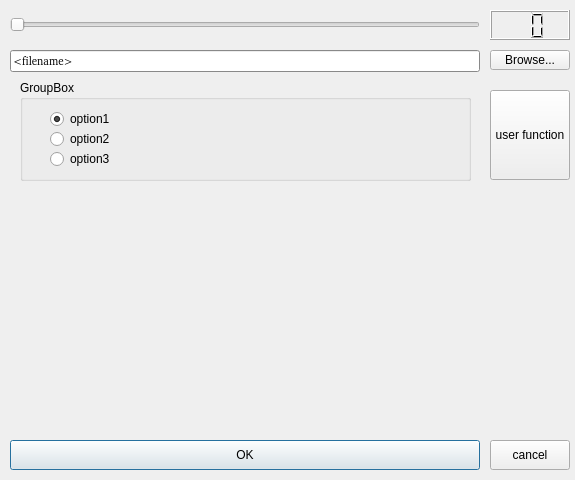
<?xml version="1.0" encoding="UTF-8"?>
<ui version="4.0">
 <class>win</class>
 <widget class="QDialog" name="win">
  <property name="enabled">
   <bool>true</bool>
  </property>
  <property name="geometry">
   <rect>
    <x>0</x>
    <y>0</y>
    <width>575</width>
    <height>480</height>
   </rect>
  </property>
  <property name="mouseTracking">
   <bool>false</bool>
  </property>
  <property name="focusPolicy">
   <enum>Qt::NoFocus</enum>
  </property>
  <property name="windowTitle">
   <string>Gui/qt.h example</string>
  </property>
  <widget class="QSlider" name="Slider2">
   <property name="geometry">
    <rect>
     <x>10</x>
     <y>10</y>
     <width>470</width>
     <height>30</height>
    </rect>
   </property>
   <property name="orientation">
    <enum>Qt::Horizontal</enum>
   </property>
  </widget>
  <widget class="QLCDNumber" name="number">
   <property name="geometry">
    <rect>
     <x>490</x>
     <y>10</y>
     <width>80</width>
     <height>30</height>
    </rect>
   </property>
   <property name="frameShape">
    <enum>QFrame::Box</enum>
   </property>
   <property name="frameShadow">
    <enum>QFrame::Raised</enum>
   </property>
   <property name="numDigits">
    <number>2</number>
   </property>
  </widget>
  <widget class="QLineEdit" name="filename">
   <property name="enabled">
    <bool>false</bool>
   </property>
   <property name="geometry">
    <rect>
     <x>10</x>
     <y>50</y>
     <width>470</width>
     <height>22</height>
    </rect>
   </property>
   <property name="palette">
    <palette>
     <active>
      <colorrole role="WindowText">
       <brush brushstyle="SolidPattern">
        <color alpha="255">
         <red>0</red>
         <green>0</green>
         <blue>0</blue>
        </color>
       </brush>
      </colorrole>
      <colorrole role="Button">
       <brush brushstyle="SolidPattern">
        <color alpha="255">
         <red>192</red>
         <green>192</green>
         <blue>192</blue>
        </color>
       </brush>
      </colorrole>
      <colorrole role="Light">
       <brush brushstyle="SolidPattern">
        <color alpha="255">
         <red>255</red>
         <green>255</green>
         <blue>255</blue>
        </color>
       </brush>
      </colorrole>
      <colorrole role="Midlight">
       <brush brushstyle="SolidPattern">
        <color alpha="255">
         <red>223</red>
         <green>223</green>
         <blue>223</blue>
        </color>
       </brush>
      </colorrole>
      <colorrole role="Dark">
       <brush brushstyle="SolidPattern">
        <color alpha="255">
         <red>96</red>
         <green>96</green>
         <blue>96</blue>
        </color>
       </brush>
      </colorrole>
      <colorrole role="Mid">
       <brush brushstyle="SolidPattern">
        <color alpha="255">
         <red>128</red>
         <green>128</green>
         <blue>128</blue>
        </color>
       </brush>
      </colorrole>
      <colorrole role="Text">
       <brush brushstyle="SolidPattern">
        <color alpha="255">
         <red>0</red>
         <green>0</green>
         <blue>0</blue>
        </color>
       </brush>
      </colorrole>
      <colorrole role="BrightText">
       <brush brushstyle="SolidPattern">
        <color alpha="255">
         <red>255</red>
         <green>255</green>
         <blue>255</blue>
        </color>
       </brush>
      </colorrole>
      <colorrole role="ButtonText">
       <brush brushstyle="SolidPattern">
        <color alpha="255">
         <red>0</red>
         <green>0</green>
         <blue>0</blue>
        </color>
       </brush>
      </colorrole>
      <colorrole role="Base">
       <brush brushstyle="SolidPattern">
        <color alpha="255">
         <red>255</red>
         <green>255</green>
         <blue>255</blue>
        </color>
       </brush>
      </colorrole>
      <colorrole role="Window">
       <brush brushstyle="SolidPattern">
        <color alpha="255">
         <red>192</red>
         <green>192</green>
         <blue>192</blue>
        </color>
       </brush>
      </colorrole>
      <colorrole role="Shadow">
       <brush brushstyle="SolidPattern">
        <color alpha="255">
         <red>0</red>
         <green>0</green>
         <blue>0</blue>
        </color>
       </brush>
      </colorrole>
      <colorrole role="Highlight">
       <brush brushstyle="SolidPattern">
        <color alpha="255">
         <red>0</red>
         <green>0</green>
         <blue>128</blue>
        </color>
       </brush>
      </colorrole>
      <colorrole role="HighlightedText">
       <brush brushstyle="SolidPattern">
        <color alpha="255">
         <red>255</red>
         <green>255</green>
         <blue>255</blue>
        </color>
       </brush>
      </colorrole>
      <colorrole role="Link">
       <brush brushstyle="SolidPattern">
        <color alpha="255">
         <red>0</red>
         <green>0</green>
         <blue>0</blue>
        </color>
       </brush>
      </colorrole>
      <colorrole role="LinkVisited">
       <brush brushstyle="SolidPattern">
        <color alpha="255">
         <red>0</red>
         <green>0</green>
         <blue>0</blue>
        </color>
       </brush>
      </colorrole>
      <colorrole role="AlternateBase">
       <brush brushstyle="SolidPattern">
        <color alpha="255">
         <red>232</red>
         <green>232</green>
         <blue>232</blue>
        </color>
       </brush>
      </colorrole>
     </active>
     <inactive>
      <colorrole role="WindowText">
       <brush brushstyle="SolidPattern">
        <color alpha="255">
         <red>0</red>
         <green>0</green>
         <blue>0</blue>
        </color>
       </brush>
      </colorrole>
      <colorrole role="Button">
       <brush brushstyle="SolidPattern">
        <color alpha="255">
         <red>192</red>
         <green>192</green>
         <blue>192</blue>
        </color>
       </brush>
      </colorrole>
      <colorrole role="Light">
       <brush brushstyle="SolidPattern">
        <color alpha="255">
         <red>255</red>
         <green>255</green>
         <blue>255</blue>
        </color>
       </brush>
      </colorrole>
      <colorrole role="Midlight">
       <brush brushstyle="SolidPattern">
        <color alpha="255">
         <red>220</red>
         <green>220</green>
         <blue>220</blue>
        </color>
       </brush>
      </colorrole>
      <colorrole role="Dark">
       <brush brushstyle="SolidPattern">
        <color alpha="255">
         <red>96</red>
         <green>96</green>
         <blue>96</blue>
        </color>
       </brush>
      </colorrole>
      <colorrole role="Mid">
       <brush brushstyle="SolidPattern">
        <color alpha="255">
         <red>128</red>
         <green>128</green>
         <blue>128</blue>
        </color>
       </brush>
      </colorrole>
      <colorrole role="Text">
       <brush brushstyle="SolidPattern">
        <color alpha="255">
         <red>0</red>
         <green>0</green>
         <blue>0</blue>
        </color>
       </brush>
      </colorrole>
      <colorrole role="BrightText">
       <brush brushstyle="SolidPattern">
        <color alpha="255">
         <red>255</red>
         <green>255</green>
         <blue>255</blue>
        </color>
       </brush>
      </colorrole>
      <colorrole role="ButtonText">
       <brush brushstyle="SolidPattern">
        <color alpha="255">
         <red>0</red>
         <green>0</green>
         <blue>0</blue>
        </color>
       </brush>
      </colorrole>
      <colorrole role="Base">
       <brush brushstyle="SolidPattern">
        <color alpha="255">
         <red>255</red>
         <green>255</green>
         <blue>255</blue>
        </color>
       </brush>
      </colorrole>
      <colorrole role="Window">
       <brush brushstyle="SolidPattern">
        <color alpha="255">
         <red>192</red>
         <green>192</green>
         <blue>192</blue>
        </color>
       </brush>
      </colorrole>
      <colorrole role="Shadow">
       <brush brushstyle="SolidPattern">
        <color alpha="255">
         <red>0</red>
         <green>0</green>
         <blue>0</blue>
        </color>
       </brush>
      </colorrole>
      <colorrole role="Highlight">
       <brush brushstyle="SolidPattern">
        <color alpha="255">
         <red>0</red>
         <green>0</green>
         <blue>128</blue>
        </color>
       </brush>
      </colorrole>
      <colorrole role="HighlightedText">
       <brush brushstyle="SolidPattern">
        <color alpha="255">
         <red>255</red>
         <green>255</green>
         <blue>255</blue>
        </color>
       </brush>
      </colorrole>
      <colorrole role="Link">
       <brush brushstyle="SolidPattern">
        <color alpha="255">
         <red>0</red>
         <green>0</green>
         <blue>0</blue>
        </color>
       </brush>
      </colorrole>
      <colorrole role="LinkVisited">
       <brush brushstyle="SolidPattern">
        <color alpha="255">
         <red>0</red>
         <green>0</green>
         <blue>0</blue>
        </color>
       </brush>
      </colorrole>
      <colorrole role="AlternateBase">
       <brush brushstyle="SolidPattern">
        <color alpha="255">
         <red>232</red>
         <green>232</green>
         <blue>232</blue>
        </color>
       </brush>
      </colorrole>
     </inactive>
     <disabled>
      <colorrole role="WindowText">
       <brush brushstyle="SolidPattern">
        <color alpha="255">
         <red>128</red>
         <green>128</green>
         <blue>128</blue>
        </color>
       </brush>
      </colorrole>
      <colorrole role="Button">
       <brush brushstyle="SolidPattern">
        <color alpha="255">
         <red>192</red>
         <green>192</green>
         <blue>192</blue>
        </color>
       </brush>
      </colorrole>
      <colorrole role="Light">
       <brush brushstyle="SolidPattern">
        <color alpha="255">
         <red>255</red>
         <green>255</green>
         <blue>255</blue>
        </color>
       </brush>
      </colorrole>
      <colorrole role="Midlight">
       <brush brushstyle="SolidPattern">
        <color alpha="255">
         <red>220</red>
         <green>220</green>
         <blue>220</blue>
        </color>
       </brush>
      </colorrole>
      <colorrole role="Dark">
       <brush brushstyle="SolidPattern">
        <color alpha="255">
         <red>96</red>
         <green>96</green>
         <blue>96</blue>
        </color>
       </brush>
      </colorrole>
      <colorrole role="Mid">
       <brush brushstyle="SolidPattern">
        <color alpha="255">
         <red>128</red>
         <green>128</green>
         <blue>128</blue>
        </color>
       </brush>
      </colorrole>
      <colorrole role="Text">
       <brush brushstyle="SolidPattern">
        <color alpha="255">
         <red>0</red>
         <green>0</green>
         <blue>0</blue>
        </color>
       </brush>
      </colorrole>
      <colorrole role="BrightText">
       <brush brushstyle="SolidPattern">
        <color alpha="255">
         <red>255</red>
         <green>255</green>
         <blue>255</blue>
        </color>
       </brush>
      </colorrole>
      <colorrole role="ButtonText">
       <brush brushstyle="SolidPattern">
        <color alpha="255">
         <red>128</red>
         <green>128</green>
         <blue>128</blue>
        </color>
       </brush>
      </colorrole>
      <colorrole role="Base">
       <brush brushstyle="SolidPattern">
        <color alpha="255">
         <red>255</red>
         <green>255</green>
         <blue>255</blue>
        </color>
       </brush>
      </colorrole>
      <colorrole role="Window">
       <brush brushstyle="SolidPattern">
        <color alpha="255">
         <red>192</red>
         <green>192</green>
         <blue>192</blue>
        </color>
       </brush>
      </colorrole>
      <colorrole role="Shadow">
       <brush brushstyle="SolidPattern">
        <color alpha="255">
         <red>0</red>
         <green>0</green>
         <blue>0</blue>
        </color>
       </brush>
      </colorrole>
      <colorrole role="Highlight">
       <brush brushstyle="SolidPattern">
        <color alpha="255">
         <red>0</red>
         <green>0</green>
         <blue>128</blue>
        </color>
       </brush>
      </colorrole>
      <colorrole role="HighlightedText">
       <brush brushstyle="SolidPattern">
        <color alpha="255">
         <red>255</red>
         <green>255</green>
         <blue>255</blue>
        </color>
       </brush>
      </colorrole>
      <colorrole role="Link">
       <brush brushstyle="SolidPattern">
        <color alpha="255">
         <red>0</red>
         <green>0</green>
         <blue>0</blue>
        </color>
       </brush>
      </colorrole>
      <colorrole role="LinkVisited">
       <brush brushstyle="SolidPattern">
        <color alpha="255">
         <red>0</red>
         <green>0</green>
         <blue>0</blue>
        </color>
       </brush>
      </colorrole>
      <colorrole role="AlternateBase">
       <brush brushstyle="SolidPattern">
        <color alpha="255">
         <red>232</red>
         <green>232</green>
         <blue>232</blue>
        </color>
       </brush>
      </colorrole>
     </disabled>
    </palette>
   </property>
   <property name="font">
    <font>
     <family>@Arial Unicode MS</family>
     <pointsize>8</pointsize>
     <weight>50</weight>
     <italic>false</italic>
     <bold>false</bold>
     <underline>false</underline>
     <strikeout>false</strikeout>
    </font>
   </property>
   <property name="focusPolicy">
    <enum>Qt::NoFocus</enum>
   </property>
   <property name="toolTip">
    <string>filename</string>
   </property>
   <property name="text">
    <string>&lt;filename&gt;</string>
   </property>
  </widget>
  <widget class="QGroupBox" name="group">
   <property name="geometry">
    <rect>
     <x>20</x>
     <y>80</y>
     <width>451</width>
     <height>101</height>
    </rect>
   </property>
   <property name="title">
    <string>GroupBox</string>
   </property>
   <widget class="QRadioButton" name="op2">
    <property name="geometry">
     <rect>
      <x>30</x>
      <y>50</y>
      <width>83</width>
      <height>18</height>
     </rect>
    </property>
    <property name="text">
     <string>option2</string>
    </property>
   </widget>
   <widget class="QRadioButton" name="op3">
    <property name="geometry">
     <rect>
      <x>30</x>
      <y>70</y>
      <width>83</width>
      <height>18</height>
     </rect>
    </property>
    <property name="text">
     <string>option3</string>
    </property>
   </widget>
   <widget class="QRadioButton" name="op1">
    <property name="geometry">
     <rect>
      <x>30</x>
      <y>30</y>
      <width>83</width>
      <height>18</height>
     </rect>
    </property>
    <property name="text">
     <string>option1</string>
    </property>
    <property name="checked">
     <bool>true</bool>
    </property>
   </widget>
  </widget>
  <widget class="QPushButton" name="cancelB">
   <property name="geometry">
    <rect>
     <x>490</x>
     <y>440</y>
     <width>80</width>
     <height>30</height>
    </rect>
   </property>
   <property name="text">
    <string>cancel</string>
   </property>
  </widget>
  <widget class="QPushButton" name="okB">
   <property name="geometry">
    <rect>
     <x>10</x>
     <y>440</y>
     <width>470</width>
     <height>30</height>
    </rect>
   </property>
   <property name="text">
    <string>OK</string>
   </property>
   <property name="autoDefault">
    <bool>false</bool>
   </property>
   <property name="default">
    <bool>true</bool>
   </property>
  </widget>
  <widget class="QPushButton" name="browseB">
   <property name="geometry">
    <rect>
     <x>490</x>
     <y>50</y>
     <width>80</width>
     <height>20</height>
    </rect>
   </property>
   <property name="text">
    <string>Browse...</string>
   </property>
   <property name="autoDefault">
    <bool>true</bool>
   </property>
  </widget>
  <widget class="QPushButton" name="userB">
   <property name="geometry">
    <rect>
     <x>490</x>
     <y>90</y>
     <width>80</width>
     <height>90</height>
    </rect>
   </property>
   <property name="text">
    <string>user function</string>
   </property>
  </widget>
  <widget class="sOpenGL" name="glview" native="true">
   <property name="geometry">
    <rect>
     <x>130</x>
     <y>230</y>
     <width>231</width>
     <height>161</height>
    </rect>
   </property>
  </widget>
  <action name="actionRead">
   <property name="text">
    <string>read</string>
   </property>
  </action>
 </widget>
 <layoutdefault spacing="6" margin="11"/>
 <customwidgets>
  <customwidget>
   <class>sOpenGL</class>
   <extends>QWidget</extends>
   <header>Gui/opengl_qt.h</header>
   <container>1</container>
  </customwidget>
 </customwidgets>
 <tabstops>
  <tabstop>Slider2</tabstop>
  <tabstop>browseB</tabstop>
  <tabstop>okB</tabstop>
  <tabstop>cancelB</tabstop>
  <tabstop>filename</tabstop>
 </tabstops>
 <resources/>
 <connections>
  <connection>
   <sender>Slider2</sender>
   <signal>sliderMoved(int)</signal>
   <receiver>number</receiver>
   <slot>display(int)</slot>
   <hints>
    <hint type="sourcelabel">
     <x>337</x>
     <y>25</y>
    </hint>
    <hint type="destinationlabel">
     <x>527</x>
     <y>31</y>
    </hint>
   </hints>
  </connection>
 </connections>
</ui>
